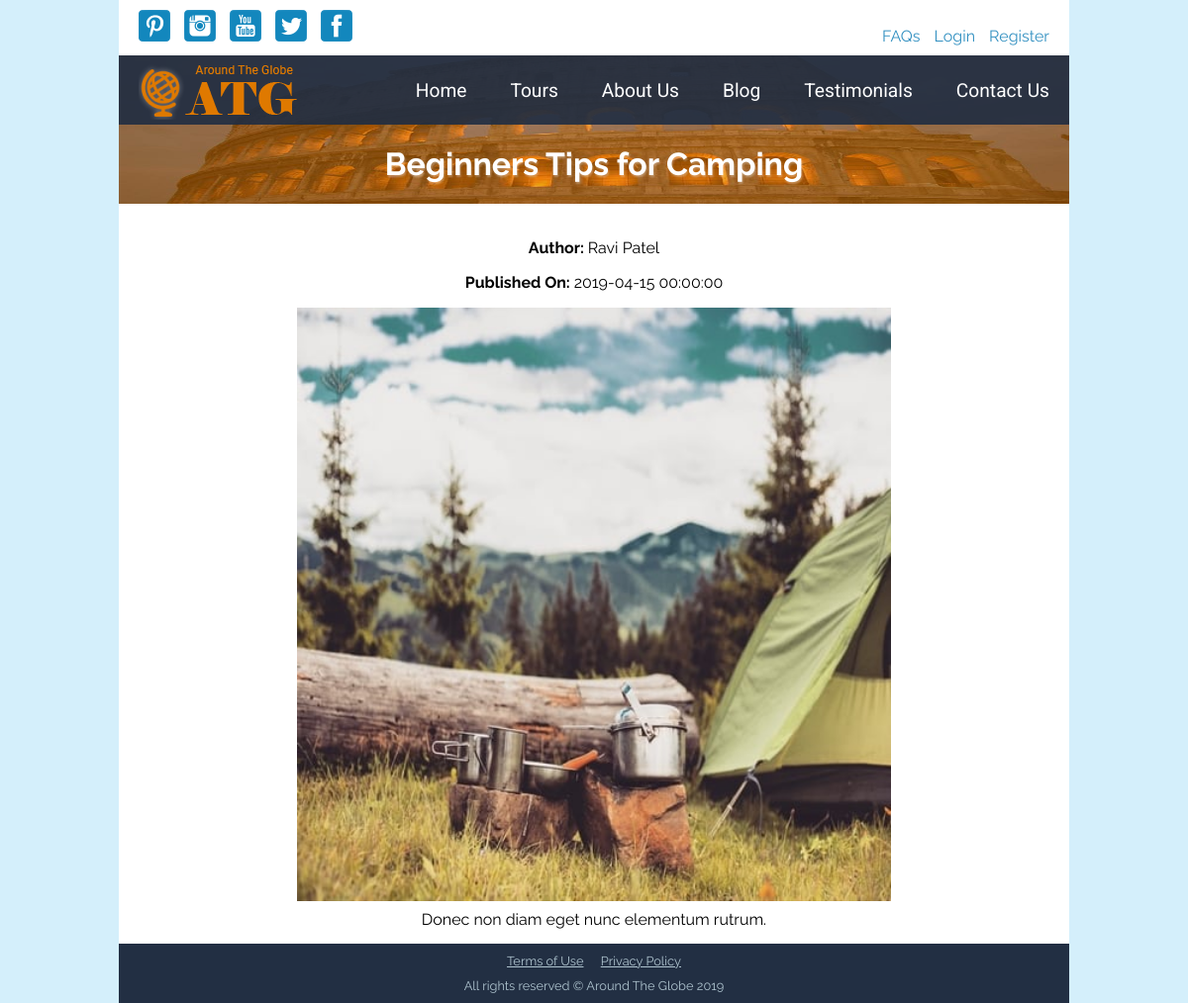
Page /single_blog.php?blog_id=5 on the committed database.
### tables this page shows
CREATE TABLE `blogs` (
  `blog_id` int(11) NOT NULL AUTO_INCREMENT,
  `user_id` int(11) NOT NULL,
  `title` varchar(100) NOT NULL,
  `featured_image` varchar(255) NOT NULL,
  `thumbnail_image` varchar(255) NOT NULL,
  `description` text NOT NULL,
  `published_at` datetime DEFAULT NULL,
  `is_published` tinyint(1) NOT NULL DEFAULT '0',
  `allow_comments` tinyint(1) NOT NULL DEFAULT '0',
  `created_at` datetime NOT NULL DEFAULT CURRENT_TIMESTAMP,
  `updated_at` datetime DEFAULT NULL,
  PRIMARY KEY (`blog_id`)
);

CREATE TABLE `users` (
  `user_id` int(11) NOT NULL AUTO_INCREMENT,
  `first_name` varchar(50) NOT NULL,
  `last_name` varchar(50) NOT NULL,
  `street` varchar(100) NOT NULL,
  `city` varchar(50) NOT NULL,
  `postal_code` char(7) NOT NULL,
  `province` varchar(50) NOT NULL,
  `country` varchar(50) NOT NULL,
  `phone` varchar(20) NOT NULL,
  `email` varchar(100) NOT NULL,
  `password` varchar(255) NOT NULL,
  `role` enum('admin','blogger','customer') NOT NULL DEFAULT 'customer',
  `created_at` datetime NOT NULL DEFAULT CURRENT_TIMESTAMP,
  `updated_at` datetime DEFAULT NULL,
  PRIMARY KEY (`user_id`),
  UNIQUE KEY `email` (`email`)
);

### autoloaders.php (called while the page is built, shortened)
<?php
$autoload = function ($class){
	$prefix = "App\\";
	$base_dir = __DIR__ . '/classes/';
	$len = strlen($prefix);
	$sub_class = substr($class, $len);
	$file = $base_dir . str_replace('\\', '/', $sub_class) . '.php';
};

### classes/BlogModel.php (called while the page is built, shortened)
<?php
class BlogModel extends Model
{
	protected $table = 'blogs';
	protected $key = 'blog_id';
	public function one($id)
	{
		$query = "SELECT
					blogs.*,
					users.first_name,
					users.last_name
					FROM
					{$this->table}
					JOIN
					users USING(user_id)
					WHERE
					{$this->key} = :id";
		$params = array(':id' => $id);
		$stmt = static::$dbh->prepare($query);
		$stmt->execute($params);
		return $stmt->fetch(\PDO::FETCH_ASSOC);
	}
}

### app/functions.php (called while the page is built, shortened)
<?php
	function esc($string)
	{
		return htmlentities($string, null, "UTF-8");
	}
	function esc_attr($string)
	{
		return htmlentities($string, ENT_QUOTES, "UTF-8");
	}

### public/single_blog.php (the view, shortened to what this page needs)
<?php
    $obj_blog = new BlogModel;
    $single_blog = $obj_blog->one($_GET['blog_id']);
    require '../inc/head.inc.php';
    require '../inc/header.inc.php';
?>
      <main>
        <div id="hero">
          <img src="images/banner.jpg" alt="banner image">
          <div>
            <h1><?=esc($single_blog['title'])?></h1>
          </div>
        </div>
        <div class="blog_container">
          <div class="blog_box">
            <?php
                  $author = $single_blog['first_name'] . ' ' . $single_blog['last_name'];
                  $published_on = $single_blog['published_at'];
            ?>
            <p>
              <strong>Author: </strong><?=esc($author)?>
            </p>
            <p>
              <strong>Published On: </strong><?=esc($published_on)?>
            </p>
            <div class="img">
              <img src="images/uploads/blogs/featured/<?=esc_attr($single_blog['featured_image'])?>" alt="<?=esc_attr($single_blog['featured_image'])?>">
            </div>
            <div class="description">
              <p><?=esc($single_blog['description'])?></p>
            </div>
          </div>
        </div>
      </main>
      <?php
          require '../inc/footer.inc.php';
      ?>

### public/css/style.css (style rules this page uses)
body { margin: 0; background-color: #d4effb; font-size: 16px; font-family: 'Raleway', Tahoma, sans-serif; }
main { background-color: #fff; }
main div#hero { position: relative; }
main div#hero img { width: 960px; height: 393px; display: inline-block; }

### public/css/mobile.css (style rules this page uses)
body { margin: 0; font-size: 16px; font-family: 'Raleway', Tahoma, sans-serif; }
main div#hero { position: relative; }
main div#hero img { max-width: 100%; height: auto; min-height: 300px; }

### public/css/print.css (style rules this page uses)
body { margin: 0; background-color: #d4effb; font-size: 16px; font-family: 'Raleway', Tahoma, sans-serif; }
main { background-color: #fff; }
main div#hero { position: relative; }
main div#hero img { width: 960px; height: 393px; display: inline-block; }

### rows in the picture
blogs: title "Beginners Tips for Camping", user.last_name "Ravi Patel", published_at "2019-04-15 00:00:00", featured_image (picture), description "Donec non diam eget nunc elementum rutrum."
